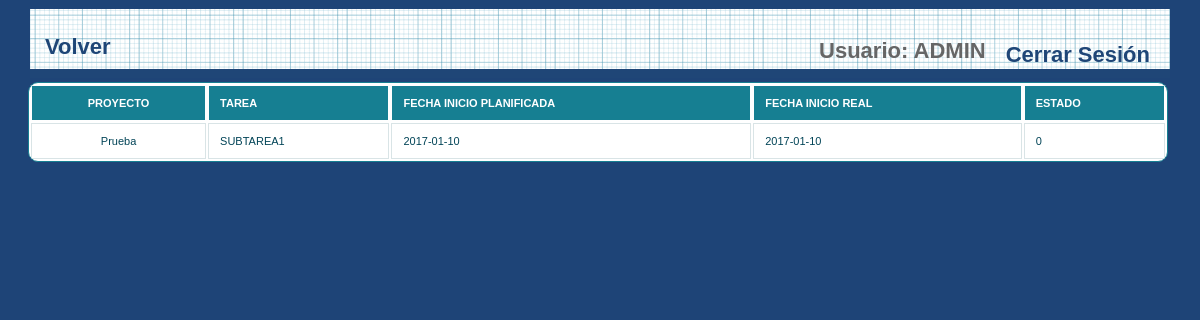
/et3_iu/Controllers/MIEMBRO_Controller.php?ID_TAREA=1&accion=verSubtareas (signed in), run on an earlier commit of the app's database.
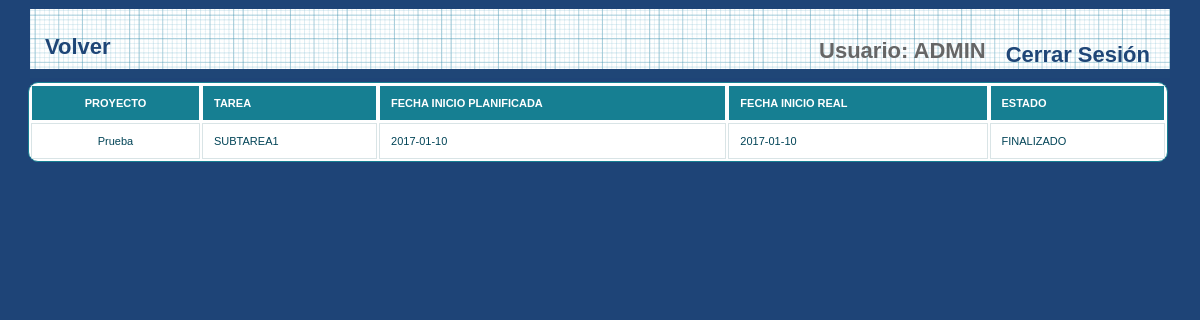
And on a later commit of the database.
### tables this page shows
CREATE TABLE IF NOT EXISTS `TAREA` (
  `PADRE` int(11) DEFAULT NULL,
  `ID_TAREA` int(11) NOT NULL,
  `NOMBRE` varchar(15) NOT NULL,
  `FECHAIP` date NOT NULL,
  `FECHAIR` date NOT NULL,
  `FECHAEP` date NOT NULL,
  `FECHAER` date NOT NULL,
  `HORASP` int(11) NOT NULL,
  `HORASR` int(11) NOT NULL,
  `ID_MIEMBRO` varchar(25) NOT NULL,
  `ID_PROYECTO` int(11) NOT NULL,
  `DESCRIPCION` varchar(200) NOT NULL,
  `ESTADO` VARCHAR(25) NOT NULL,
  `COMENTARIO` varchar(100) NOT NULL
);

CREATE TABLE IF NOT EXISTS `PROYECTO` (
`ID_PROYECTO` int(3) NOT NULL,
  `NOMBRE` varchar(20) NOT NULL,
  `DESCRIPCION` varchar(200) NOT NULL,
  `FECHAI` date NOT NULL,
  `FECHAIP` date NOT NULL,
  `FECHAE` date NOT NULL,
  `FECHAFP` date NOT NULL,
  `NUMEROMIEMBROS` int(3) NOT NULL,
  `NUMEROHORAS` int(5) NOT NULL,
   `DIRECTOR` varchar(25) NOT NULL,
  `BORRADO` tinyint(1) NOT NULL DEFAULT '0'
);

### et3_iu/Models/TAREA_Model.php (called while the page is built, shortened)
<?php
class Tarea{
    private $nombre;
    private $fecha_inicio_plan;
    private $fecha_inicio_real;
    private $proyecto;
    private $estado_tarea;
    public function __construct($id_tarea = NULL, $nombre=NULL, $descripcion=NULL, Tarea $tarea_padre=NULL, $fecha_inicio_plan=NULL, $fecha_entrega_plan=NULL, $fecha_inicio_real=NULL,
                                $fecha_entrega_real=NULL, $horas_plan=NULL, $horas_real=NULL, Miembro $miembro=NULL, $estado_tarea=NULL, $comentario=NULL, Proyecto $proyecto=NULL){
        $this->nombre = $nombre;
        $this->fecha_inicio_plan = $fecha_inicio_plan;
        $this->fecha_inicio_real = $fecha_inicio_real;
        $this->estado_tarea = $estado_tarea;
        $this->proyecto = $proyecto;
    }
    public function getNombre()
    {
        return $this->nombre;
    }
    public function getFechaInicioPlan()
    {
        return $this->fecha_inicio_plan;
    }
    public function getFechaInicioReal()
    {
        return $this->fecha_inicio_real;
    }
    public function getEstadoTarea()
    {
        return $this->estado_tarea;
    }
    public function getProyecto()
    {
        return $this->proyecto;
    }
}
?>

### et3_iu/Models/PROYECTO_Model.php (called while the page is built, shortened)
<?php
class Proyecto
{
    private $NOMBRE;
    public function __construct($ID_PROYECTO=NULL, $NOMBRE=NULL, $DESCRIPCION=NULL, $FECHAI=NULL, $FECHAIP=NULL, $FECHAE=NULL, $FECHAFP=NULL, $NUMEROMIEMBROS=NULL, $NUMEROHORAS=NULL, Miembro $DIRECTOR=NULL, $BORRADO)
    {
        $this->NOMBRE = $NOMBRE;
    }
    public function getNOMBRE()
    {
        return $this->NOMBRE;
    }
}
?>

### et3_iu/Mappers/PROYECTO_Mapper.php (called while the page is built, shortened)
<?php
require_once(__DIR__ . "/../Models/PROYECTO_Model.php");
class ProyectoMapper {
  private $mysqli;
  public function conectarBD(){
      $this->mysqli = new mysqli("localhost","iu2016","iu2016","IU2016");
  }
    function RellenaDatos($idProyecto)
    {
        $sql = "select * from PROYECTO where ID_PROYECTO = '". $idProyecto ."'";
        if (!($resultado = $this->mysqli->query($sql))){
            return 'Error en la consulta sobre la base de datos';
        }
        else{
            $result = $resultado->fetch_array();
            return $result;
        }
    }
}

### et3_iu/Mappers/TAREA_Mapper.php (called while the page is built, shortened)
<?php
require_once (__DIR__ . "/../Models/PROYECTO_Model.php");
require_once(__DIR__ . "/../Models/TAREA_Model.php");
require_once(__DIR__ . "/../Mappers/PROYECTO_Mapper.php");
class TAREA_Mapper{
    private $mysqli;
    public function conectarBD(){
        $this->mysqli = new mysqli("localhost","iu2016","iu2016","IU2016");
    }
    function buscarTareaPadre($padre){
            $sql = "SELECT * FROM TAREA WHERE ID_TAREA = '$padre' AND PADRE IS NULL ORDER BY FECHAIP";
             if (!($resultado = $this->mysqli->query($sql))) {
                 return 'Error en la consulta sobre la base de datos';
             } else {
                 $miembro_mapper = new MiembroMapper();
                 $proyecto_mapper = new ProyectoMapper();
                 $row = $resultado -> fetch_array(MYSQLI_ASSOC);
                 $miembro = $miembro_mapper->buscarMiembroPorUsuario($row["ID_MIEMBRO"]);
                 $proy = $proyecto_mapper->RellenaDatos($row['ID_PROYECTO']);
                 $director = $miembro_mapper->buscarMiembroPorUsuario($proy['DIRECTOR']);
                 $proyecto = new Proyecto($proy['ID_PROYECTO'], $proy['NOMBRE'], $proy['DESCRIPCION'], $proy['FECHAI'], $proy['FECHAIP'],
                     $proy['FECHAE'], $proy['FECHAFP'], $proy['NUMEROMIEMBROS'], $proy['NUMEROHORAS'], $director, $proy['BORRADO']);
                 $toret = new Tarea($row["ID_TAREA"], $row["NOMBRE"], $row["DESCRIPCION"],
                     null, $row["FECHAIP"], $row["FECHAEP"], $row["FECHAIR"],
                     $row["FECHAER"], $row["HORASP"], $row["HORASR"], $miembro, $row["ESTADO"],
                     $row["COMENTARIO"], $proyecto);
             }
             return $toret;
        }
    function listarSubtareasPadreMiembro($padre, $idMiembro){
        $sql = "SELECT * FROM TAREA WHERE PADRE = '$padre' AND ID_MIEMBRO = '$idMiembro' ORDER BY FECHAIP";
        if (!($resultado = $this->mysqli->query($sql))) {
            return 'Error en la consulta sobre la base de datos';
        } else {
            $tareas_model = array();
            $miembro_mapper = new MiembroMapper();
            $proyecto_mapper = new ProyectoMapper();
            $tareaPadre = $this->buscarTareaPadre($padre);
            while ($row = $resultado -> fetch_array(MYSQLI_ASSOC)){
                $miembro = $miembro_mapper->buscarMiembroPorUsuario($row["ID_MIEMBRO"]);
                $proy = $proyecto_mapper->RellenaDatos($row['ID_PROYECTO']);
                $director = $miembro_mapper->buscarMiembroPorUsuario($proy['DIRECTOR']);
                $proyecto = new Proyecto($proy['ID_PROYECTO'], $proy['NOMBRE'], $proy['DESCRIPCION'], $proy['FECHAI'], $proy['FECHAIP'],
                    $proy['FECHAE'], $proy['FECHAFP'], $proy['NUMEROMIEMBROS'], $proy['NUMEROHORAS'], $director, $proy['BORRADO']);
                array_push($tareas_model, new Tarea($row["ID_TAREA"], $row["NOMBRE"], $row["DESCRIPCION"],
                    $tareaPadre, $row["FECHAIP"], $row["FECHAEP"], $row["FECHAIR"],
                    $row["FECHAER"], $row["HORASP"], $row["HORASR"], $miembro, $row["ESTADO"],
                    $row["COMENTARIO"], $proyecto));
            }
            return $tareas_model;
        }
    }
}

### et3_iu/Views/MIEMBRO_TAREAS_SHOW_Vista.php (the view, shortened to what this page needs)
<?php
class MIEMBRO_TAREAS_SHOW_Vista{
    private $tareas;
    function __construct($tareas){
        $this->tareas = $tareas;
    }
    function mostrarTareasPadre(){
        ?>
        <div>
            <head><link rel="stylesheet" href="../Styles/styles.css" type="text/css" media="screen" />
            </head>
            <div id="wrapper">
                <nav>
                    <div class="menu">
                        <ul>
                            <li><a href="../Functions/Desconectar.php"><?php echo  $strings['Cerrar Sesión']; ?></a></li>
                            <li><?php echo $strings['Usuario'].": ". $_SESSION['login']; ?></li>
                        </ul>
                        <a href="../Views/DEFAULT_Vista.php">Volver </a>
                    </div>
                </nav>
                <table id="btable" border = 1>
                    <tr>
                        <th>  PROYECTO </th>
                        <th>  TAREA </th>
                        <th>  FECHA INICIO PLANIFICADA </th>
                        <th>  FECHA INICIO REAL </th>
                        <th>  ESTADO </th>
                    </tr>
                    <?php
                    if(empty($this -> tareas)){
                    }else {
                        foreach ($this->tareas as $tarea) {
                            echo "<tr><td> " . $tarea->getProyecto()->getNOMBRE() . "</td>";
                            echo "<td>" . $tarea->getNombre() . "</td>";
                            echo "<td> " . $tarea->getFechaInicioPlan() . "</td>";
                            echo "<td> " . $tarea->getFechaInicioReal() . "</td>";
                            echo "<td> " . $tarea->getEstadoTarea() . "</td>";
                                ?>
                                <?php
                        }
                    }
                    ?>
                </table>
            </div>
        </div>
        <?php
    }
}
?>

### et3_iu/Controllers/MIEMBRO_Controller.php (shortened to what this page needs)
<?php
include '../Mappers/TAREA_Mapper.php';
include '../Views/MIEMBRO_DELETE_Vista.php';
include '../Views/MIEMBRO_TAREAS_SHOW_Vista.php';
function verSubtareas(){
    $idtarea = $_REQUEST['ID_TAREA'];
    $conectado = $_SESSION['login'];
    $tareaMapper = new Tarea_Mapper();
    $subtareas = $tareaMapper -> listarSubtareasPadreMiembro($idtarea, $conectado);
    $vistaTareas = new MIEMBRO_TAREAS_SHOW_Vista($subtareas);
    $vistaTareas -> mostrarTareasPadre();
}
if (!isset($_REQUEST['accion'])){
    $accion = '';
}else{
    $accion = $_REQUEST['accion'];
}
switch ($accion) {
    case "verSubtareas":
        verSubtareas();
        break;
}
?>

### et3_iu/Styles/styles.css (style rules this page uses)
* { margin: 0; padding: 0; }
ul li { list-style-type:none; }
header, footer, section, aside, nav, article { display: block; }
#wrapper { width: 1140px; margin: 0 auto; margin-top: 5px; margin-bottom: 5px; }
nav { width: 1140px; height: 69px; margin: 0 auto; background: #1F4677 url(../images/blueprintpaper.png) repeat-x; }
a:link, a:visited { color:hotpink; text-decoration: none; }
li { padding-left: 5px; }
nav .menu { font-size: 22px; font-weight: bold; }
nav .menu ul { margin: 0; padding: 25px 0 0 20px; list-style: none; line-height: normal; }
nav .menu li { display: block; float: right; }
nav .menu a { display: block; margin-right: 5px; padding: 0px 15px; text-decoration: none; color: #1F4677; float:left; }
table { white-space: normal; line-height: normal; font-weight: normal; font-size: small; font-style: normal; color: black; text-align: center; font-variant: normal; border-color: gray; background-color: white; }
#btable { white-space: normal; line-height: normal; font-weight: normal; font-size: 11px; font-style: normal; color: black; text-align: center; font-variant: normal; border-color: gray; background-color: white; margin-left: -2px; }
#btable { width: 100%; overflow: hidden; background: #FFF; color: #024457; border-radius: 10px; border: 1px solid #167F92; }
#btable tr { border: 1px solid #D9E4E6; }
#btable tr:nth-child(odd) { background-color: #EAF3F3; }
#btable th { display: none; border: 1px solid #FFF; background-color: #167F92; color: #FFF; padding: 1em; }
#btable th:first-child { display: table-cell; text-align: center; }
#btable th:nth-child(2) { display: table-cell; }
#btable th:nth-child(2):after { content: attr(data-th); }
@media (min-width: 480px) { #btable th:nth-child(2):after { display: none; } }
#btable td { display: block; word-wrap: break-word; max-width: 7em; }
#btable td:first-child { display: table-cell; text-align: center; border-right: 1px solid #D9E4E6; }
@media (min-width: 480px) { #btable td { border: 1px solid #D9E4E6; } }
#btable th, #btable td { text-align: left; margin: .5em 1em; }
@media (min-width: 480px) { #btable th, #btable td { display: table-cell; padding: 1em; } }
#content p, ul, ol, hr { margin-bottom: 24px; }
* { margin-top: 4px; }

What changed in the data, as far as the page shows it:
changed tarea "SUBTAREA1": ESTADO "0" → "FINALIZADO"
